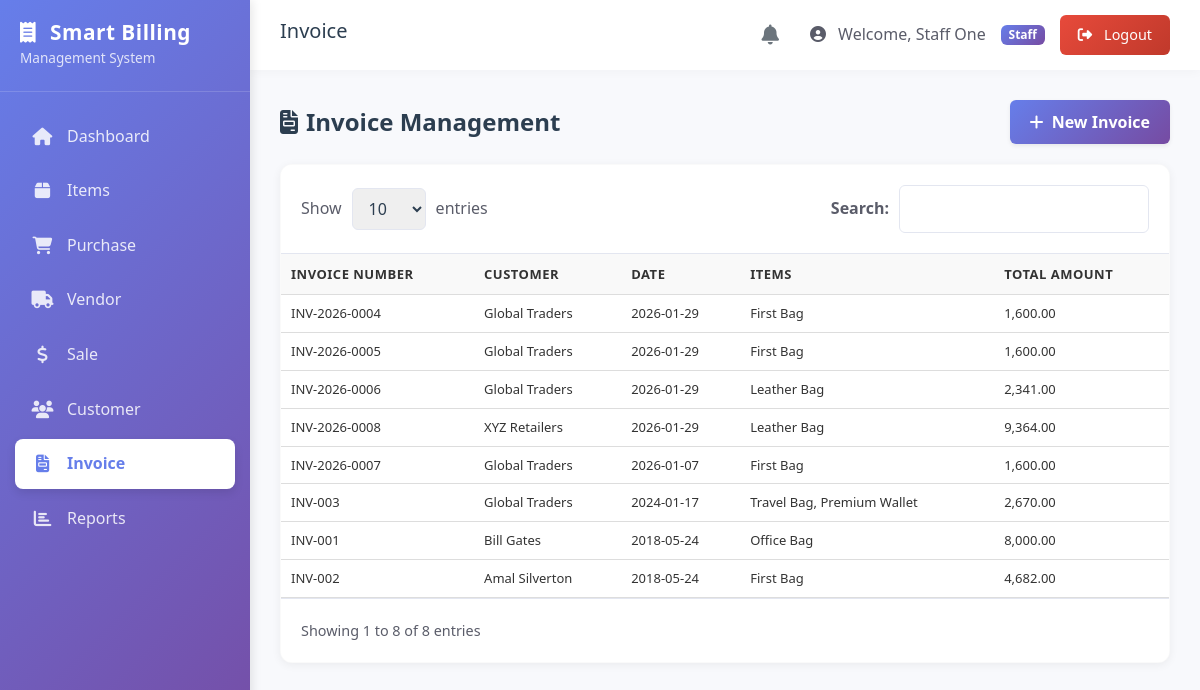
Page /admin/invoice.php (signed in) on the committed database.
### tables this page shows
CREATE TABLE `sales` (
  `id` int(11) NOT NULL AUTO_INCREMENT,
  `invoice_number` varchar(50) NOT NULL,
  `customer_id` int(11) NOT NULL,
  `customer_name` varchar(150) NOT NULL,
  `sale_date` date NOT NULL,
  `total_amount` decimal(10,2) NOT NULL,
  `created_at` timestamp NOT NULL DEFAULT current_timestamp(),
  PRIMARY KEY (`id`),
  UNIQUE KEY `invoice_number` (`invoice_number`),
  KEY `customer_id` (`customer_id`),
  CONSTRAINT `sales_ibfk_1` FOREIGN KEY (`customer_id`) REFERENCES `customers` (`id`) ON DELETE CASCADE
);

### admin/invoice.php (the view, shortened to what this page needs)
<?php
require_once '../config/db.php';
$invoices_result = $conn->query("
    SELECT s.*,
           GROUP_CONCAT(si.item_name SEPARATOR ', ') as items
    FROM sales s
    LEFT JOIN sale_items si ON s.id = si.sale_id
    GROUP BY s.id
    ORDER BY s.sale_date DESC
");
include '../includes/header.php';
?>
<?php include '../includes/sidebar.php'; ?>
<main class="main-content">
    <?php include '../includes/topnav.php'; ?>
    <div class="content-body">
        <div class="page-header">
            <h4><i class="fas fa-file-invoice me-2"></i>Invoice Management</h4>
            <a href="create_invoice.php" class="btn btn-primary shadow-sm">
                <i class="fas fa-plus me-1"></i> New Invoice
            </a>
        </div>
        <div class="table-wrapper">
            <div class="table-controls">
                <div class="entries-control">
                    <span>Show</span>
                    <select>
                        <option>10</option>
                    </select>
                    <span>entries</span>
                </div>
                <div class="search-box">
                    <label>Search:</label>
                    <input type="text" id="searchInput" placeholder="">
                </div>
            </div>
            <table class="data-table">
                <thead>
                    <tr>
                        <th>Invoice Number</th>
                        <th>Customer</th>
                        <th>Date</th>
                        <th>Items</th>
                        <th>Total Amount</th>
                    </tr>
                </thead>
                <tbody id="tableBody">
                    <?php while ($invoice = $invoices_result->fetch_assoc()): ?>
                        <tr>
                            <td>
                                <?php echo htmlspecialchars($invoice['invoice_number']); ?>
                            </td>
                            <td>
                                <?php echo htmlspecialchars($invoice['customer_name']); ?>
                            </td>
                            <td>
                                <?php echo date('Y-m-d', strtotime($invoice['sale_date'])); ?>
                            </td>
                            <td>
                                <?php echo htmlspecialchars($invoice['items']); ?>
                            </td>
                            <td>
                                <?php echo number_format($invoice['total_amount'], 2); ?>
                            </td>
                        </tr>
                    <?php endwhile; ?>
                </tbody>
            </table>
            <div class="table-footer">
                <div>Showing 1 to
                    <?php echo $invoices_result->num_rows; ?> of
                    <?php echo $invoices_result->num_rows; ?> entries
                </div>
            </div>
        </div>
    </div>
</main>
<?php include '../includes/footer.php'; ?>

### assets/css/style.css (style rules this page uses)
:root { --primary-color: #667eea; --primary-gradient: linear-gradient(135deg, #667eea 0%, #764ba2 100%); --secondary-color: #764ba2; --success-color: #1cc88a; --success-gradient: linear-gradient(135deg, #1cc88a 0%, #13855c 100%); --warning-color: #f6c23e; --warning-gradient: linear-gradient(135deg, #f6c23e 0%, #dda20a 100%); --danger-color: #e74a3b; --danger-gradient: linear-gradient(135deg, #e74a3b 0%, #c0392b 100%); --info-color: #36b9cc; --info-gradient: linear-gradient(135deg, #36b9cc 0%, #258391 100%); --dark-color: #2c3e50; --text-color: #5a5c69; --light-color: #f8f9fc; --border-color: #e3e6f0; --sidebar-width: 250px; --header-height: 70px; --box-shadow: 0 2px 10px rgba(0, 0, 0, 0.06); --hover-shadow: 0 4px 20px rgba(0, 0, 0, 0.1); --transition: all 0.3s cubic-bezier(0.4, 0, 0.2, 1); }
* { margin: 0; padding: 0; box-sizing: border-box; }
body { font-family: 'Segoe UI', Tahoma, Geneva, Verdana, sans-serif; background-color: var(--light-color); color: var(--text-color); overflow-x: hidden; line-height: 1.6; }
h1, h2, h3, h4, h5, h6 { color: var(--dark-color); margin-bottom: 0.5rem; }
.main-content { margin-left: var(--sidebar-width); padding: 0; min-height: 100vh; transition: var(--transition); display: flex; flex-direction: column; }
.content-body { padding: 30px; flex: 1; }
.page-header { background: white; padding: 25px 30px; margin: -30px -30px 30px -30px; border-bottom: 1px solid var(--border-color); display: flex; align-items: center; justify-content: space-between; }
.page-header h4 { margin: 0; color: var(--dark-color); font-size: 1.5rem; font-weight: 700; }
.table-wrapper { background: white; border-radius: 12px; box-shadow: var(--box-shadow); overflow: hidden; border: 1px solid rgba(0, 0, 0, 0.02); }
.table-controls { padding: 20px; border-bottom: 1px solid var(--border-color); display: flex; justify-content: space-between; align-items: center; flex-wrap: wrap; gap: 15px; background: #fff; }
.entries-control { display: flex; align-items: center; gap: 10px; color: var(--text-color); font-weight: 500; }
.entries-control select { padding: 8px 12px; border: 1px solid var(--border-color); border-radius: 6px; outline: none; color: var(--dark-color); cursor: pointer; }
.search-box { display: flex; align-items: center; gap: 10px; position: relative; }
.search-box label { margin: 0; color: var(--text-color); font-weight: 600; }
.search-box input { padding: 10px 15px; border: 1px solid var(--border-color); border-radius: 6px; width: 250px; outline: none; transition: var(--transition); }
.data-table { width: 100%; border-collapse: collapse; margin-bottom: 0; }
.data-table thead { background: #f8f9fc; }
.data-table th { padding: 15px 20px; text-align: left; border-bottom: 2px solid var(--border-color); color: var(--dark-color); font-weight: 700; font-size: 0.85rem; text-transform: uppercase; letter-spacing: 0.5px; }
.data-table td { padding: 15px 20px; border-bottom: 1px solid var(--border-color); color: var(--text-color); vertical-align: middle; }
.data-table tbody tr { transition: background-color 0.2s; }
.table-footer { padding: 20px; background: #fff; border-top: 1px solid var(--border-color); display: flex; justify-content: space-between; align-items: center; color: var(--text-color); font-size: 0.9rem; }
.btn { padding: 10px 20px; border-radius: 6px; border: none; cursor: pointer; font-weight: 600; transition: var(--transition); text-decoration: none; display: inline-block; }
.btn-primary { background: var(--primary-gradient); color: white; }
.data-table { border-bottom: 1px solid #ddd; }
.data-table thead th { background-color: #f9f9f9; border-bottom: 2px solid #ddd; color: #333; font-weight: bold; font-size: 13px; padding: 10px; }
.data-table tbody td { padding: 8px 10px; font-size: 13px; color: #333; border-top: 1px solid #ddd; vertical-align: middle; }
.data-table thead th { background-color: #f9f9f9; border-bottom: 1px solid #ddd; color: #333; font-weight: bold; font-size: 13px; padding: 10px; position: relative; cursor: pointer; }
.data-table tbody td { padding: 8px 10px; font-size: 13px; color: #333; border-bottom: 1px solid #ddd; }
.content-body .page-header { background: transparent; padding: 0; margin: 0 0 20px 0; border: none; box-shadow: none; }

### rows in the picture
sales: invoice_number "INV-2026-0004", customer_name "Global Traders", sale_date "2026-01-29", items "First Bag", total_amount "1,600.00"
sales: invoice_number "INV-2026-0005", customer_name "Global Traders", sale_date "2026-01-29", items "First Bag", total_amount "1,600.00"
sales: invoice_number "INV-2026-0006", customer_name "Global Traders", sale_date "2026-01-29", items "Leather Bag", total_amount "2,341.00"
sales: invoice_number "INV-2026-0008", customer_name "XYZ Retailers", sale_date "2026-01-29", items "Leather Bag", total_amount "9,364.00"
sales: invoice_number "INV-2026-0007", customer_name "Global Traders", sale_date "2026-01-07", items "First Bag", total_amount "1,600.00"
sales: invoice_number "INV-003", customer_name "Global Traders", sale_date "2024-01-17", items "Travel Bag, Premium Wallet", total_amount "2,670.00"
sales: invoice_number "INV-001", customer_name "Bill Gates", sale_date "2018-05-24", items "Office Bag", total_amount "8,000.00"
sales: invoice_number "INV-002", customer_name "Amal Silverton", sale_date "2018-05-24", items "First Bag", total_amount "4,682.00"

### other values in the picture
$page_title "Invoice"
$_SESSION['name'] "Staff One"
$_SESSION['role'] "Staff"
$invoices_result->num_rows "8"
